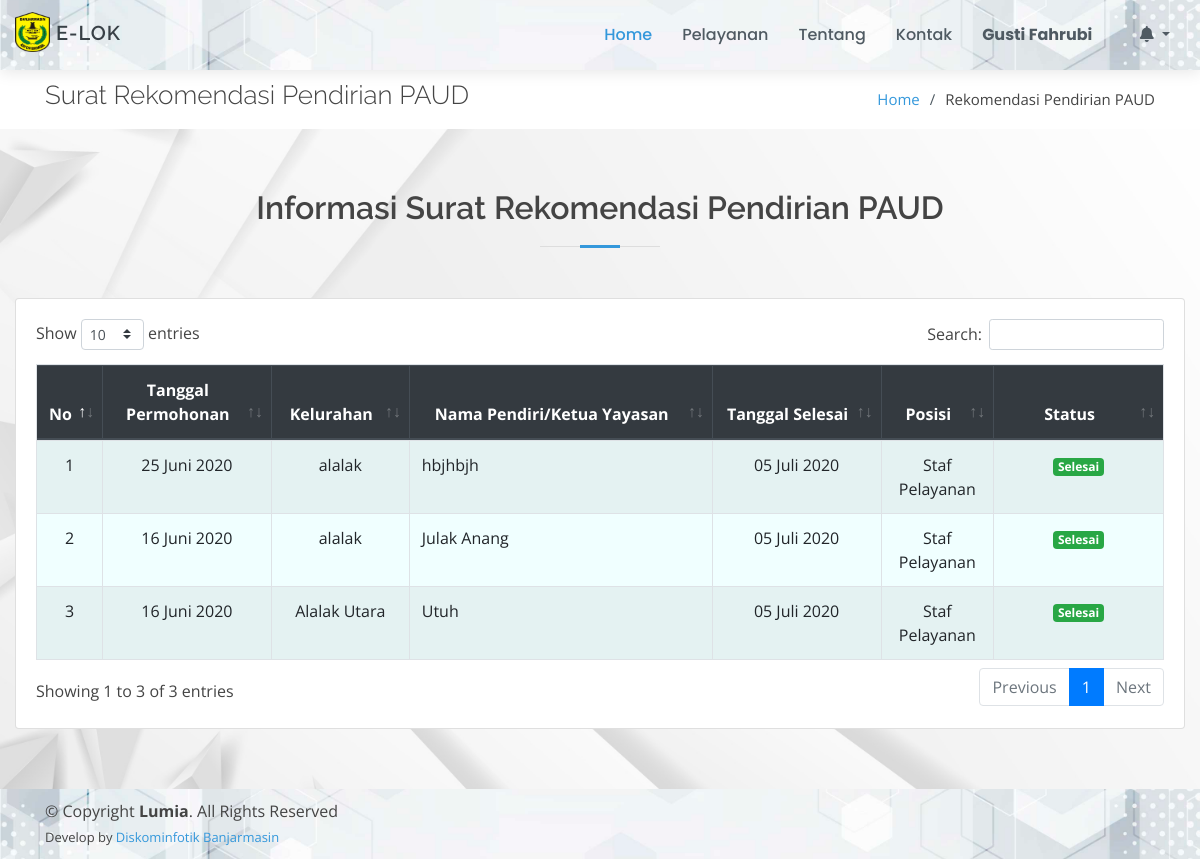
Page /page/rekomendasi-pendirian-paud/index.php (signed in) on the committed database.
### tables this page shows
CREATE TABLE `rekomendasi_pendirian_paud` (
  `id_rpp` int(11) NOT NULL,
  `tgl_permohonan` date NOT NULL,
  `kelurahan` varchar(50) NOT NULL,
  `nama_pendiri` varchar(50) NOT NULL,
  `alamat` text NOT NULL,
  `nama_sekolah` text NOT NULL,
  `alamat_sekolah` text NOT NULL,
  `keterangan` text,
  `tgl_selesai` date DEFAULT NULL,
  `id_posisi` int(11) NOT NULL,
  `status` varchar(30) NOT NULL
);

CREATE TABLE `posisi_berkas` (
  `id_posisi` int(11) NOT NULL,
  `posisi` text NOT NULL
);

### config/config.php (called while the page is built, shortened)
<?php
function base_url($url = null)
{
	$base_url = "http://localhost/layanan-kecamatan";
	if ($url != null) {
		return $base_url . "/" . $url;
	} else {
		return $base_url;
	}
}
$no = 1;

### config/bulan.php (called while the page is built, shortened)
<?php
$bln = array(
    '01' => 'Januari',
    '02' => 'Februari',
    '03' => 'Maret',
    '04' => 'April',
    '05' => 'Mei',
    '06' => 'Juni',
    '07' => 'Juli',
    '08' => 'Agustus',
    '09' => 'September',
    '10' => 'Oktober',
    '11' => 'November',
    '12' => 'Desember'
);

### page/rekomendasi-pendirian-paud/index.php (the view, shortened to what this page needs)
<!DOCTYPE html>
<html lang="en">
<?php
include_once "../../config/config.php";
include_once "../../config/bulan.php";
include_once "../../template/ui/head.php";
?>
<body>
    <?php include_once "../../template/ui/header.php"; ?>
    <main id="main">
        <section id="breadcrumbs" class="breadcrumbs">
            <div class="container">
                <div class="d-flex justify-content-between align-items-center">
                    <h2>Surat Rekomendasi Pendirian PAUD</h2>
                    <ol>
                        <li><a href="<?= base_url(); ?>">Home</a></li>
                        <li>Rekomendasi Pendirian PAUD</li>
                    </ol>
                </div>
            </div>
        </section>
        <section id="services" class="services graform">
            <div class="container-fluid">
                <div class="section-title">
                    <h2>Informasi Surat Rekomendasi Pendirian PAUD</h2>
                </div>
                <div class="row">
                    <div class="col-md-12">
                        <div class="card">
                            <div class="card-body">
                                <div class="table-responsive">
                                    <table class="table table-bordered table-striped" id="example1">
                                        <thead class="thead-dark">
                                            <tr align="center">
                                                <th>No</th>
                                                <th>Tanggal Permohonan</th>
                                                <th>Kelurahan</th>
                                                <th>Nama Pendiri/Ketua Yayasan</th>
                                                <th>Tanggal Selesai</th>
                                                <th>Posisi</th>
                                                <th>Status</th>
                                            </tr>
                                        </thead>
                                        <tbody style="background-color: azure">
                                            <?php
                                            $data = $koneksi->query("SELECT * FROM rekomendasi_pendirian_paud ORDER BY id_rpp DESC");
                                            foreach ($data as $row) {
                                                $po = $koneksi->query("SELECT * FROM posisi_berkas WHERE id_posisi = '$row[id_posisi]'")->fetch_array();
                                            ?>
                                                <tr align="center">
                                                    <td width="5%"><?= $no++; ?></td>
                                                    <td width="15%">
                                                        <?=
                                                            date('d', strtotime($row['tgl_permohonan'])) . " " .
                                                                $bln[date('m', strtotime($row['tgl_permohonan']))] . " " .
                                                                date('Y', strtotime($row['tgl_permohonan']));
                                                        ?>
                                                    </td>
                                                    <td><?= $row['kelurahan'] ?></td>
                                                    <td align="left"><?= $row['nama_pendiri'] ?></td>
                                                    <td width="15%">
                                                        <?php
                                                        if ($row['tgl_selesai']) {
                                                            echo
                                                                date('d', strtotime($row['tgl_selesai'])) . " " .
                                                                    $bln[date('m', strtotime($row['tgl_selesai']))] . " " .
                                                                    date('Y', strtotime($row['tgl_selesai']));
                                                        } else {
                                                            echo "-";
                                                        }
                                                        ?>
                                                    </td>
                                                    <td width="10%"><?= $po['posisi'] ?></td>
                                                    <td width="15%">
                                                        <?php
                                                        if ($row['status'] == "Belum Diproses") {
                                                            echo "<span class='badge badge-danger'>" . $row['status'] . "</span>";
                                                        } elseif ($row['status'] == "Dalam Proses") {
                                                            echo "<span class='badge badge-warning'>" . $row['status'] . "</span>";
                                                        } else {
                                                            echo "<span class='badge badge-success'>" . $row['status'] . "</span>";
                                                        }
                                                        ?>
                                                    </td>
                                                </tr>
                                            <?php } ?>
                                        </tbody>
                                    </table>
                                </div>
                            </div>
                        </div>
                    </div>
                </div>
            </div>
        </section>
    </main>
    <?php include_once "../../template/ui/footer.php"; ?>
</body>
</html>

### assets/ui/assets/css/style.css (style rules this page uses)
body { font-family: "Open Sans", sans-serif; color: #444444; }
a { color: #3498db; }
h1, h2, h3, h4, h5, h6 { font-family: "Raleway", sans-serif; }
section { padding: 60px 0; }
.section-title { text-align: center; padding-bottom: 30px; }
.section-title h2 { font-size: 32px; font-weight: 600; margin-bottom: 20px; padding-bottom: 20px; position: relative; }
.section-title h2::before { content: ''; position: absolute; display: block; width: 120px; height: 1px; background: #ddd; bottom: 1px; left: calc(50% - 60px); }
.section-title h2::after { content: ''; position: absolute; display: block; width: 40px; height: 3px; background: #3498db; bottom: 0; left: calc(50% - 20px); }
.breadcrumbs { padding: 10px 0; margin-top: 70px; background-color: #fff; }
.breadcrumbs h2 { font-size: 26px; font-weight: 300; }
.breadcrumbs ol { display: flex; flex-wrap: wrap; list-style: none; padding: 0; margin: 0; font-size: 15px; }
.breadcrumbs ol li+li { padding-left: 10px; }
.breadcrumbs ol li+li::before { display: inline-block; padding-right: 10px; color: #4f5a62; content: "/"; }
.graform { background: url('../../../bg-cover/putih2.jpg') center center no-repeat; background-size: cover; position: relative; }

### rows in the picture
rekomendasi_pendirian_paud: tgl_permohonan "25", tgl_permohonan "Juni", tgl_permohonan "2020", kelurahan "alalak", nama_pendiri "hbjhbjh", tgl_selesai "05", tgl_selesai "Juli", tgl_selesai "2020", id_posisi.posisi "Staf Pelayanan", status "Selesai"
rekomendasi_pendirian_paud: tgl_permohonan "16", tgl_permohonan "Juni", tgl_permohonan "2020", kelurahan "alalak", nama_pendiri "Julak Anang", tgl_selesai "05", tgl_selesai "Juli", tgl_selesai "2020", id_posisi.posisi "Staf Pelayanan", status "Selesai"
rekomendasi_pendirian_paud: tgl_permohonan "16", tgl_permohonan "Juni", tgl_permohonan "2020", kelurahan "Alalak Utara", nama_pendiri "Utuh", tgl_selesai "05", tgl_selesai "Juli", tgl_selesai "2020", id_posisi.posisi "Staf Pelayanan", status "Selesai"

### other values in the picture
$_SESSION['nama'] "Gusti Fahrubi"
